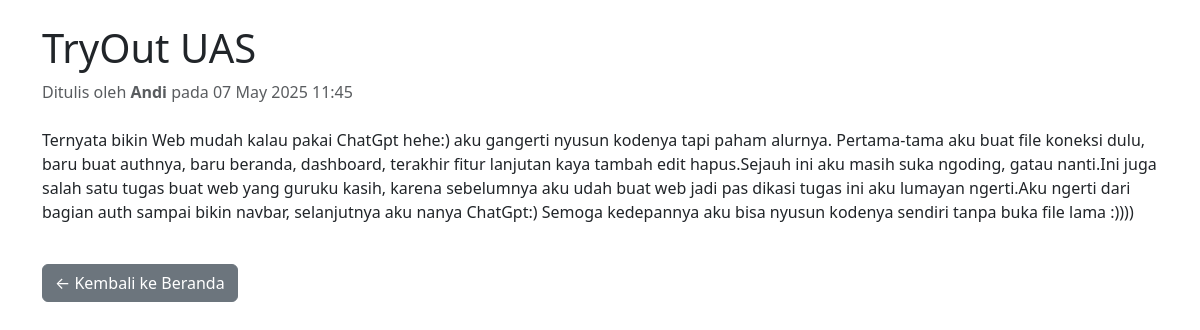
Screenshot of /post.php?id=3 with the database file from the repository.
### tables this page shows
CREATE TABLE `posts` (
  `id` int NOT NULL,
  `user_id` int NOT NULL,
  `title` varchar(64) NOT NULL,
  `content` text,
  `create_at` datetime NOT NULL
);

CREATE TABLE `users` (
  `id` int NOT NULL,
  `fullname` varchar(64) NOT NULL,
  `email` varchar(64) NOT NULL,
  `password` varchar(255) NOT NULL
);

### post.php (the view, shortened to what this page needs)
<?php
require 'config/connection.php';
$id = $_GET['id'] ?? null;
$stmt = $connect->prepare("SELECT posts.*, users.fullname FROM posts JOIN users ON posts.user_id = users.id WHERE posts.id = ?");
$stmt->bind_param("i", $id);
$stmt->execute();
$result = $stmt->get_result();
$post = $result->fetch_assoc();
?>
<!DOCTYPE html>
<html>
<head>
  <link href="https://cdn.jsdelivr.net/npm/bootstrap@5.3.0/dist/css/bootstrap.min.css" rel="stylesheet">
</head>
<body class="container py-4">
  <h1><?= htmlspecialchars($post['title']) ?></h1>
  <p class="text-muted">
    Ditulis oleh <strong><?= htmlspecialchars($post['fullname']) ?></strong> pada <?= date('d M Y H:i', strtotime($post['create_at'])) ?>
  </p>
  <div class="mt-4">
    <p><?= nl2br(htmlspecialchars($post['content'])) ?></p>
  </div>
  <a href="beranda.php" class="btn btn-secondary mt-4">← Kembali ke Beranda</a>
</body>
</html>

### rows the page displays
posts: title "TryOut UAS", user.fullname "Andi", create_at "07 May 2025 11:45", content "Ternyata bikin Web mudah kalau pakai ChatGpt hehe:) aku gangerti nyusun kodenya tapi paham alurnya. Pertama-tama aku buat file koneksi dulu, baru buat authnya, baru beranda, dashboard, terakhir fitur lanjutan kaya tambah edit hapus.Sejauh ini aku masih suka ngoding, gatau nanti.Ini juga salah satu tugas buat web yang guruku kasih, karena sebelumnya aku udah buat web jadi pas dikasi tugas ini aku lumayan ngerti.Aku ngerti dari bagian auth sampai bikin navbar, selanjutnya aku nanya ChatGpt:) Semoga kedepannya aku bisa nyusun kodenya sendiri tanpa buka file lama :))))"
